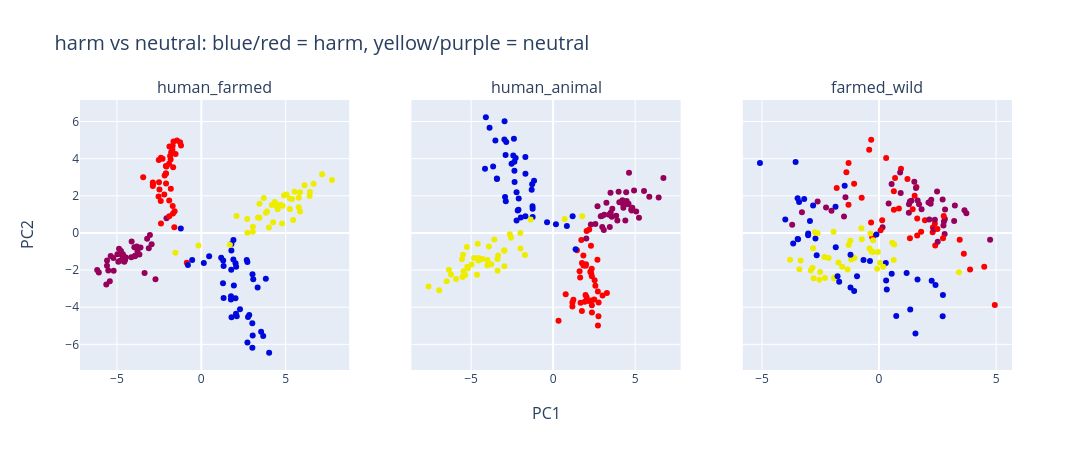

The code cell stored with this chart in its notebook:
### Code cell
from plotly.subplots import make_subplots
import numpy as np

# Does the human/animal split keep the same orientation under harm and neutral
# scenarios? Each panel is a joint PCA over one contrast's harm + neutral
# template, with four colors so the two axes can be told apart.
pairs = [
    ['single-template/human_farmed/flood_01', 'single-template/human_farmed/morning_01'],
    ['single-template/human_animal/flood_01', 'single-template/human_animal/morning_01'],
    ['single-template/farmed_wild/flood_01', 'single-template/farmed_wild/morning_01'],  # control: animal vs animal
]
layer = 12

# colormappings under the Rainbow colorscale, with cmin/cmax pinned to [0, 1]
# below so these stay the same hues regardless of what's in each panel
RED = 1
BLUE = .17
PURPLE = 0
YELLOW = .73

# harm:    label 1 (first category) = BLUE,   label 0 (second) = RED
# neutral: label 1 (first category) = YELLOW, label 0 (second) = PURPLE
# BLUE and YELLOW should land on the same side if the direction is shared.

fig = make_subplots(rows=1, cols=len(pairs),
                    shared_yaxes=True,
                    x_title='PC1', y_title='PC2',
                    subplot_titles=[ pair[0].split('/')[0] for pair in pairs ]
                    )

for i, pair in enumerate(pairs):
    td = TruthData.from_datasets(
        pair,
        model=model,
        layer=layer,
        noperiod=noperiod,
        device=device
    )

    # write the color into its own float column. Assigning via
    # td.df.loc[pair[0], 'label'] would align an inner-level-indexed Series
    # against the full MultiIndex, silently producing all-NaN (-> black points).
    dataset = td.df.index.get_level_values(0)
    td.df['color'] = np.where(
        dataset == pair[0],
        np.where(td.df['label'] == 1, BLUE, RED),       # harm
        np.where(td.df['label'] == 1, YELLOW, PURPLE),  # neutral
    )

    subfig = td.plot(
        dimensions=2,
        color = 'color',
    )

    fig.add_trace(subfig.data[0], row=1, col=i+1)

fig.update_coloraxes(
    colorscale='Rainbow',
    cmin=0,
    cmax=1,
)

fig.update_layout(
    height=450,
    width=1300,
    coloraxis_showscale=False,
    title = {
        'text' : 'harm vs neutral: blue/red = harm, yellow/purple = neutral',
        'font' : {'size' : 20}
    }
)

fig.show()

### Figure 1 — Plotly figure (JSON) as saved in the notebook; plotly's stock layout.template omitted (floating-point values rounded to 4 significant figures; data arrays with more than 128 entries replaced by an {"elided": "..."} marker saying what was removed)
{"data": [{"hovertemplate": "<b>%{hovertext}</b><br><br>PC1=%{x}<br>PC2=%{y}<br>color=%{marker.color}<extra></extra>", "hovertext": {"elided": "160 str values"}, "legendgroup": "", "marker": {"color": {"elided": "160 float values"}, "coloraxis": "coloraxis", "symbol": "circle"}, "mode": "markers", "name": "", "orientation": "v", "showlegend": false, "type": "scatter", "x": {"elided": "160 float values"}, "xaxis": "x", "y": {"elided": "160 float values"}, "yaxis": "y"}, {"hovertemplate": "<b>%{hovertext}</b><br><br>PC1=%{x}<br>PC2=%{y}<br>color=%{marker.color}<extra></extra>", "hovertext": {"elided": "160 str values"}, "legendgroup": "", "marker": {"color": {"elided": "160 float values"}, "coloraxis": "coloraxis", "symbol": "circle"}, "mode": "markers", "name": "", "orientation": "v", "showlegend": false, "type": "scatter", "x": {"elided": "160 float values"}, "xaxis": "x2", "y": {"elided": "160 float values"}, "yaxis": "y2"}, {"hovertemplate": "<b>%{hovertext}</b><br><br>PC1=%{x}<br>PC2=%{y}<br>color=%{marker.color}<extra></extra>", "hovertext": {"elided": "160 str values"}, "legendgroup": "", "marker": {"color": {"elided": "160 float values"}, "coloraxis": "coloraxis", "symbol": "circle"}, "mode": "markers", "name": "", "orientation": "v", "showlegend": false, "type": "scatter", "x": {"elided": "160 float values"}, "xaxis": "x3", "y": {"elided": "160 float values"}, "yaxis": "y3"}], "layout": {"annotations": [{"font": {"size": 16}, "showarrow": false, "text": "human_farmed", "x": 0.1444, "xanchor": "center", "xref": "paper", "y": 1, "yanchor": "bottom", "yref": "paper"}, {"font": {"size": 16}, "showarrow": false, "text": "human_animal", "x": 0.5, "xanchor": "center", "xref": "paper", "y": 1, "yanchor": "bottom", "yref": "paper"}, {"font": {"size": 16}, "showarrow": false, "text": "farmed_wild", "x": 0.8556, "xanchor": "center", "xref": "paper", "y": 1, "yanchor": "bottom", "yref": "paper"}, {"font": {"size": 16}, "showarrow": false, "text": "PC1", "x": 0.5, "xanchor": "center", "xref": "paper", "y": 0, "yanchor": "top", "yref": "paper", "yshift": -30}, {"font": {"size": 16}, "showarrow": false, "text": "PC2", "textangle": -90, "x": 0, "xanchor": "right", "xref": "paper", "xshift": -40, "y": 0.5, "yanchor": "middle", "yref": "paper"}], "coloraxis": {"cmax": 1, "cmin": 0, "colorscale": [[0, "rgb(150,0,90)"], [0.125, "rgb(0,0,200)"], [0.25, "rgb(0,25,255)"], [0.375, "rgb(0,152,255)"], [0.5, "rgb(44,255,150)"], [0.625, "rgb(151,255,0)"], [0.75, "rgb(255,234,0)"], [0.875, "rgb(255,111,0)"], [1, "rgb(255,0,0)"]], "showscale": false}, "height": 450, "title": {"font": {"size": 20}, "text": "harm vs neutral: blue/red = harm, yellow/purple = neutral"}, "width": 1300, "xaxis": {"anchor": "y", "domain": [0, 0.2889]}, "xaxis2": {"anchor": "y2", "domain": [0.3556, 0.6444]}, "xaxis3": {"anchor": "y3", "domain": [0.7111, 1]}, "yaxis": {"anchor": "x", "domain": [0, 1]}, "yaxis2": {"anchor": "x2", "domain": [0, 1], "matches": "y", "showticklabels": false}, "yaxis3": {"anchor": "x3", "domain": [0, 1], "matches": "y", "showticklabels": false}}}
